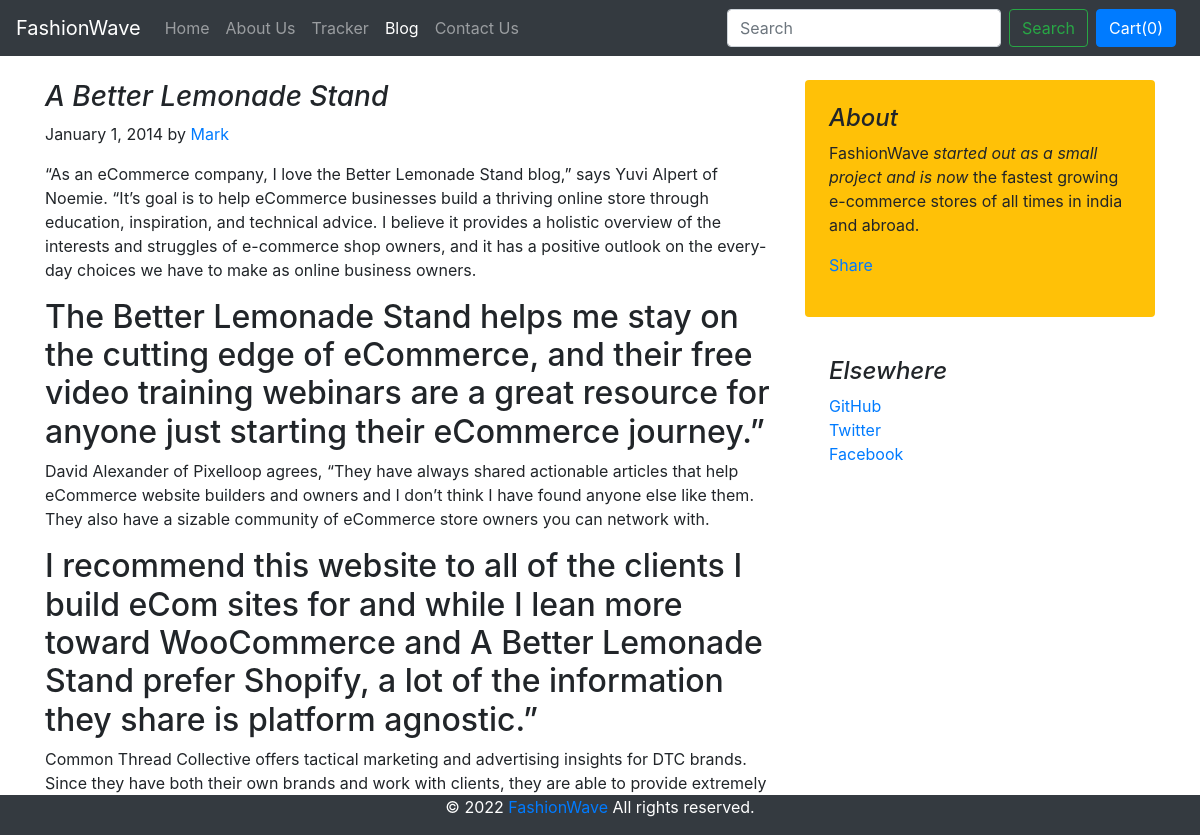
The app's page /blog/blogpost/2 with its own data.
### blog/models.py (models this page shows)
class Blogpost(models.Model):
    post_id = models.AutoField(primary_key=True)
    title = models.CharField(max_length=50)
    head0 = models.CharField(max_length=500, default="")
    chead0 = models.CharField(max_length=5000, default="")
    head1 = models.CharField(max_length=500, default="")
    chead1 = models.CharField(max_length=5000, default="")
    head2 = models.CharField(max_length=500, default="")
    chead2 = models.CharField(max_length=5000, default="")
    pub_date = models.DateField()
    thumbnail = models.ImageField(upload_to='shop/images', default="")
    def __str__(self):
        return self.title

### blog/views.py (the view)
# urls.py: path("blogpost/<int:id>", views.blogpost, name="blogHome")
def blogpost(request, id):
    post = Blogpost.objects.filter(post_id = id)[0]
    print(post)
    return render(request, 'blog/blogpost.html',
                  {'post':post})

### blog/templates/blog/blogpost.html (shortened to what this page needs)
{% extends 'blog/basic.html' %}
{% block body %}
<div class="container">
    <div class="row mt-4">
        <div class="col-md-8 blog-main">
            <h3 class="font-italic">
                {{post.title}}
            </h3>
            <div class="blog-post">
                <p class="blog-post-meta">January 1, 2014 by <a href="#">Mark</a></p>
                <p>{{post.chead0}}</p>
                <h2>{{post.head1}}</h2>
                <p>{{post.chead1}}</p>
                <h2>{{post.head2}}</h2>
                <p>{{post.chead2}}</p>
            </div>
        </div>
        <aside class="col-md-4 blog-sidebar">
            <div class="p-4 mb-3 bg-warning rounded">
                <h4 class="font-italic">About</h4>
                <p class="mb-0">FashionWave <em>started out as a small project and is now</em> the fastest growing e-commerce stores of all times in india and abroad.</p>
<div class="my-3 fb-share-button" data-href="http://127.0.0.1:8000/blog/blogpost/{{post.post_id}}" data-layout="button_count" data-size="small"><a target="_blank" href="https://www.facebook.com/sharer/sharer.php?u=http%3A%2F%2F127.0.0.1%3A8000%2Fblog%2Fblogpost%2F4&amp;src=sdkpreparse" class="fb-xfbml-parse-ignore">Share</a></div>
           </div>
            <div class="p-4">
                <h4 class="font-italic">Elsewhere</h4>
                <ol class="list-unstyled">
                    <li><a href="#">GitHub</a></li>
                    <li><a href="#">Twitter</a></li>
                    <li><a href="#">Facebook</a></li>
                </ol>
            </div>
        </aside>
    </div>
</div>
{% endblock %}

### records on screen
Blogpost: title "A Better Lemonade Stand", chead0 "“As an eCommerce company, I love the Better Lemonade Stand blog,” says Yuvi Alpert of Noemie. “It’s goal is to help eCommerce businesses build a thriving online store through education, inspiration, and technical advice. I believe it provides a holistic overview of the interests and struggles of e-commerce shop owners, and it has a positive outlook on the every-day choices we have to make as online business owners.", head1 "The Better Lemonade Stand helps me stay on the cutting edge of eCommerce, and their free video training webinars are a great resource for anyone just starting their eCommerce journey.”", chead1 "David Alexander of Pixelloop agrees, “They have always shared actionable articles that help eCommerce website builders and owners and I don’t think I have found anyone else like them. They also have a sizable community of eCommerce store owners you can network with.", head2 "I recommend this website to all of the clients I build eCom sites for and while I lean more toward WooCommerce and A Better Lemonade Stand prefer Shopify, a lot of the information they share is platform agnostic.”", chead2 "Common Thread Collective offers tactical marketing and advertising insights for DTC brands. Since they have both their own brands and work with clients, they are able to provide extremely…"
